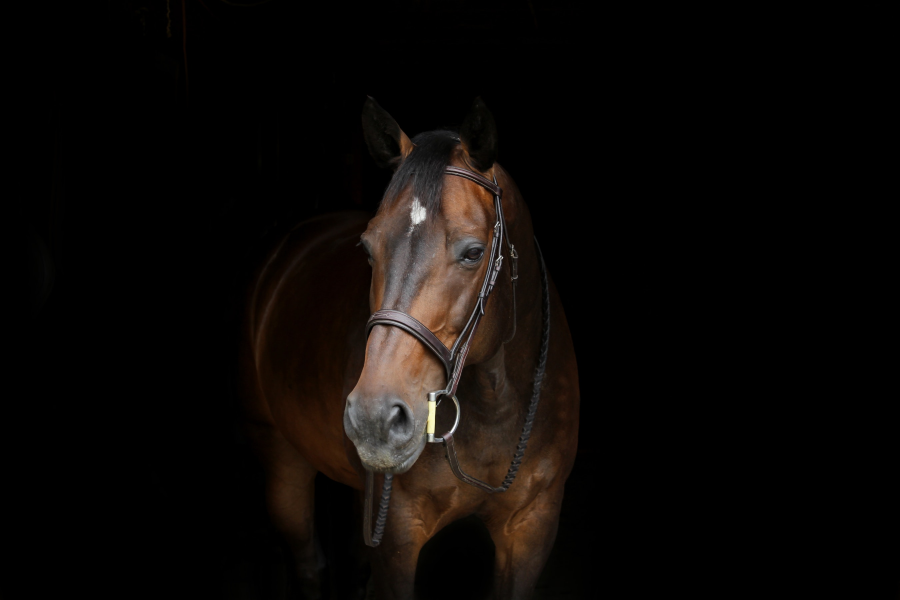
#> input picture resource/horse.jpg, 2700 x 1800 px (shown at 1/3 size)
$ jupyter execute Histograms_1.ipynb   (shell and % lines are left out)
#> lines starting #> are read from the running program, lines starting #| are printed output that depends on the picture
[cell 1]
import cv2
import numpy as np
import matplotlib.pyplot as plt

[cell 2]
def display_img(img):
    fig = plt.figure(figsize=(12,10))
    ax = fig.add_subplot(111)
    ax.imshow(img)

[cell 3]
file_path="../../../resource"
dark_horse = cv2.imread(f"{file_path}/horse.jpg")
#> dark_horse is the input picture: shape (1800, 2700, 3); mean B, G, R 6.9, 8.9, 12
show_horse = cv2.cvtColor(dark_horse, cv2.COLOR_BGR2RGB)

rainbow = cv2.imread(f"{file_path}/rainbow.jpg")
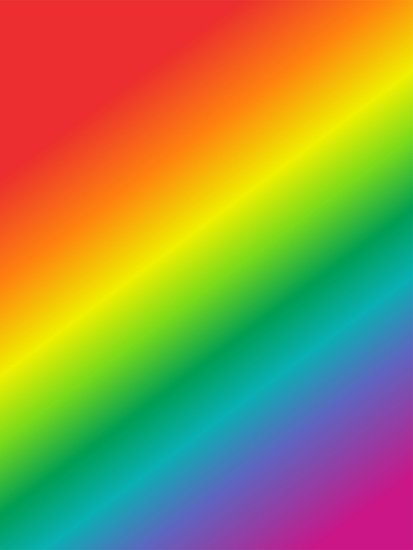
#> input picture resource/rainbow.jpg, 413 x 550 px
#> rainbow is the input picture: shape (550, 413, 3); mean B, G, R 72.8, 142.3, 152.3
show_rainbow = cv2.cvtColor(rainbow, cv2.COLOR_BGR2RGB)

blue_brick = cv2.imread(f"{file_path}/bricks.jpg")
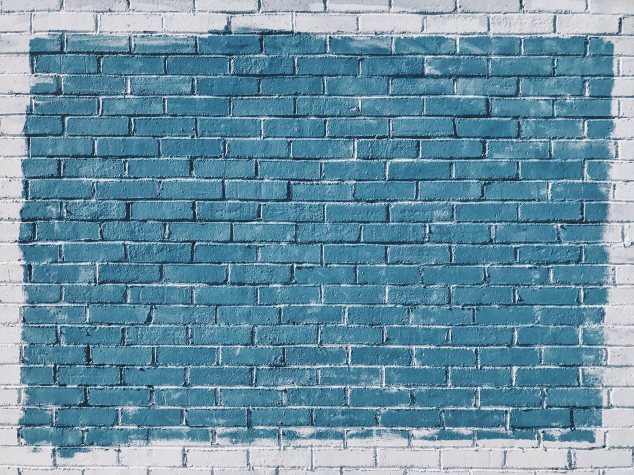
#> input picture resource/bricks.jpg, 1267 x 950 px (shown at 1/2 size)
#> blue_brick is the input picture: shape (950, 1267, 3); mean B, G, R 163.5, 144, 104.9
show_brick = cv2.cvtColor(blue_brick, cv2.COLOR_BGR2RGB)

plt.imshow(show_brick)
show_brick.shape
#> Out = (950, 1267, 3)

[cell 4]
histr = cv2.calcHist([blue_brick],
                    channels=[0],
                    mask=None,
                    histSize=[256],
                    ranges=[0,256])
#> histr = 256 values, max 19329 at index 150, min 0 at index 0, mean 4701.8
plt.plot(histr)
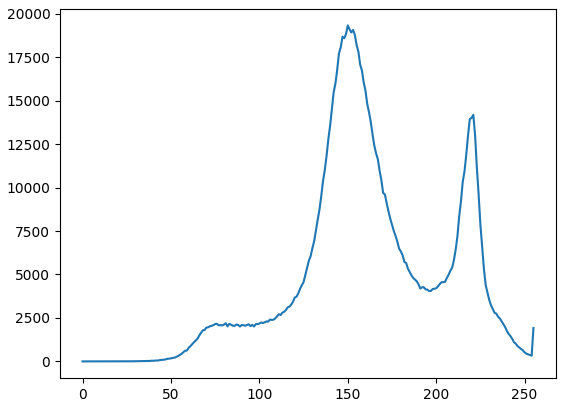
#> figure drawn by matplotlib, 1 panel; curve peaks at x = 150, y = 19329

[cell 5]
img= show_brick
color = ('b', 'g', 'r')

[cell 6]
for i,col in enumerate(color):
    histr = cv2.calcHist([blue_brick],
                         [i],
                         mask=None,
                         histSize=[256],
                         ranges=[0,256])
    plt.plot(histr, color=col)
    plt.xlim([0,256])
plt.title("Color HistoGram")
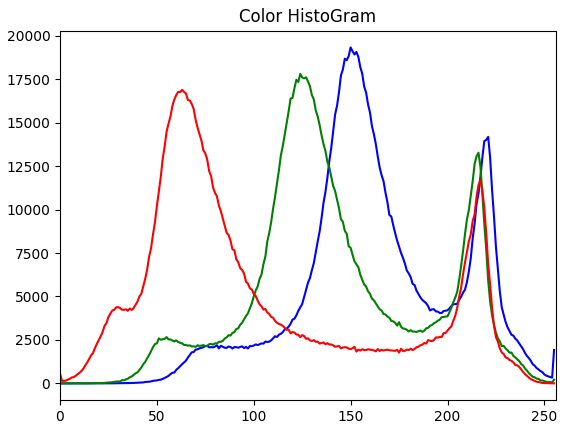
#> figure drawn by matplotlib, 1 panel; curve peaks at x = 150, y = 19329; curve peaks at x = 124, y = 17804; curve peaks at x = 63, y = 16885

[cell 7]
for i,col in enumerate(color):
    histr = cv2.calcHist([rainbow],
                         [i],
                         mask=None,
                         histSize=[256],
                         ranges=[0,256])
    plt.plot(histr, color=col)
    plt.xlim([0,256])
plt.title("Color HistoGram")
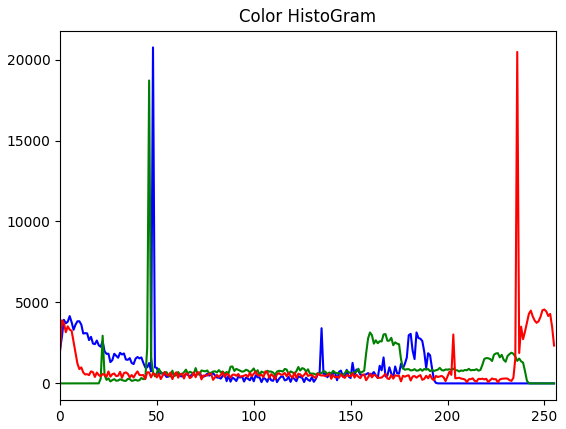
#> figure drawn by matplotlib, 1 panel; curve peaks at x = 48, y = 20751; curve peaks at x = 46, y = 18708; curve peaks at x = 236, y = 20471

[cell 8]
for i,col in enumerate(color):
    histr = cv2.calcHist([dark_horse],
                         [i],
                         mask=None,
                         histSize=[256],
                         ranges=[0,256])
    plt.plot(histr, color=col)
    plt.xlim([0,50])
    plt.ylim([0,50000])
plt.title("Color HistoGram")
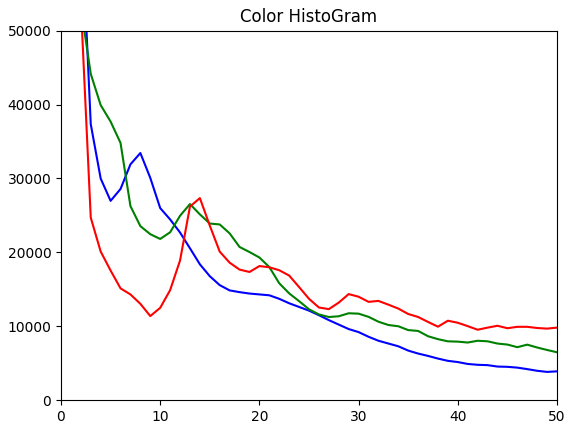
#> figure drawn by matplotlib, 1 panel; curve peaks at x = 0, y = 3726045; curve peaks at x = 0, y = 3605157; curve peaks at x = 0, y = 3582424
